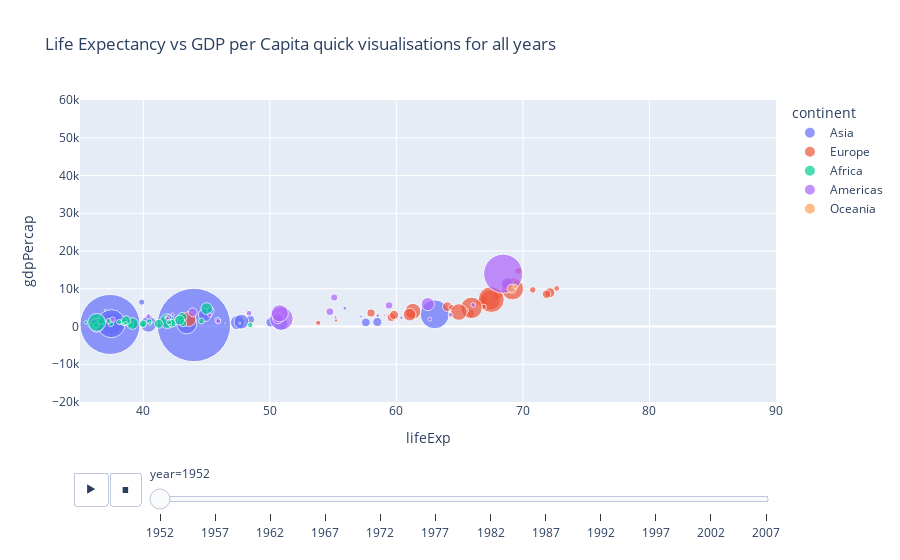

Notebook code cell kept with this figure:
### Code cell
# plot animation of above plot for all years
fig = px.scatter(gap , x = 'lifeExp' , y = 'gdpPercap' , color = 'continent' , size = 'pop', size_max=80 , hover_name = 'country' , range_x = [35 , 90] , range_y = [-20000 , 60000] , title = 'Life Expectancy vs GDP per Capita quick visualisations for all years' , animation_frame = 'year' , animation_group = 'country')
fig.show()

### Figure 1 — Plotly figure (JSON) as saved in the notebook; plotly's stock layout.template omitted (floating-point values rounded to 4 significant figures)
{"data": [{"hovertemplate": "<b>%{hovertext}</b><br><br>continent=Asia<br>year=1952<br>lifeExp=%{x}<br>gdpPercap=%{y}<br>pop=%{marker.size}<extra></extra>", "hovertext": ["Afghanistan", "Bahrain", "Bangladesh", "Cambodia", "China", "Hong Kong, China", "India", "Indonesia", "Iran", "Iraq", "Israel", "Japan", "Jordan", "Korea, Dem. Rep.", "Korea, Rep.", "Kuwait", "Lebanon", "Malaysia", "Mongolia", "Myanmar", "Nepal", "Oman", "Pakistan", "Philippines", "Saudi Arabia", "Singapore", "Sri Lanka", "Syria", "Taiwan", "Thailand", "Vietnam", "West Bank and Gaza", "Yemen, Rep."], "ids": ["Afghanistan", "Bahrain", "Bangladesh", "Cambodia", "China", "Hong Kong, China", "India", "Indonesia", "Iran", "Iraq", "Israel", "Japan", "Jordan", "Korea, Dem. Rep.", "Korea, Rep.", "Kuwait", "Lebanon", "Malaysia", "Mongolia", "Myanmar", "Nepal", "Oman", "Pakistan", "Philippines", "Saudi Arabia", "Singapore", "Sri Lanka", "Syria", "Taiwan", "Thailand", "Vietnam", "West Bank and Gaza", "Yemen, Rep."], "legendgroup": "Asia", "marker": {"color": "#636efa", "size": [8425333, 120447, 46886859, 4693836, 556263527, 2125900, 372000000, 82052000, 17272000, 5441766, 1620914, 86459025, 607914, 8865488, 20947571, 160000, 1439529, 6748378, 800663, 20092996, 9182536, 507833, 41346560, 22438691, 4005677, 1127000, 7982342, 3661549, 8550362, 21289402, 26246839, 1030585, 4963829], "sizemode": "area", "sizeref": 206000.0, "symbol": "circle"}, "mode": "markers", "name": "Asia", "orientation": "v", "showlegend": true, "type": "scatter", "x": [28.8, 50.94, 37.48, 39.42, 44.0, 60.96, 37.37, 37.47, 44.87, 45.32, 65.39, 63.03, 43.16, 50.06, 47.45, 55.56, 55.93, 48.46, 42.24, 36.32, 36.16, 37.58, 43.44, 47.75, 39.88, 60.4, 57.59, 45.88, 58.5, 50.85, 40.41, 43.16, 32.55], "xaxis": "x", "y": [779.4, 9867.0, 684.2, 368.5, 400.4, 3054.0, 546.6, 749.7, 3035.0, 4130.0, 4087.0, 3217.0, 1547.0, 1088.0, 1031.0, 108400.0, 4835.0, 1831.0, 786.6, 331.0, 545.9, 1828.0, 684.6, 1273.0, 6460.0, 2315.0, 1084.0, 1643.0, 1207.0, 757.8, 605.1, 1516.0, 781.7], "yaxis": "y"}, {"hovertemplate": "<b>%{hovertext}</b><br><br>continent=Europe<br>year=1952<br>lifeExp=%{x}<br>gdpPercap=%{y}<br>pop=%{marker.size}<extra></extra>", "hovertext": ["Albania", "Austria", "Belgium", "Bosnia and Herzegovina", "Bulgaria", "Croatia", "Czech Republic", "Denmark", "Finland", "France", "Germany", "Greece", "Hungary", "Iceland", "Ireland", "Italy", "Montenegro", "Netherlands", "Norway", "Poland", "Portugal", "Romania", "Serbia", "Slovak Republic", "Slovenia", "Spain", "Sweden", "Switzerland", "Turkey", "United Kingdom"], "ids": ["Albania", "Austria", "Belgium", "Bosnia and Herzegovina", "Bulgaria", "Croatia", "Czech Republic", "Denmark", "Finland", "France", "Germany", "Greece", "Hungary", "Iceland", "Ireland", "Italy", "Montenegro", "Netherlands", "Norway", "Poland", "Portugal", "Romania", "Serbia", "Slovak Republic", "Slovenia", "Spain", "Sweden", "Switzerland", "Turkey", "United Kingdom"], "legendgroup": "Europe", "marker": {"color": "#EF553B", "size": [1282697, 6927772, 8730405, 2791000, 7274900, 3882229, 9125183, 4334000, 4090500, 42459667, 69145952, 7733250, 9504000, 147962, 2952156, 47666000, 413834, 10381988, 3327728, 25730551, 8526050, 16630000, 6860147, 3558137, 1489518, 28549870, 7124673, 4815000, 22235677, 50430000], "sizemode": "area", "sizeref": 206000.0, "symbol": "circle"}, "mode": "markers", "name": "Europe", "orientation": "v", "showlegend": true, "type": "scatter", "x": [55.23, 66.8, 68.0, 53.82, 59.6, 61.21, 66.87, 70.78, 66.55, 67.41, 67.5, 65.86, 64.03, 72.49, 66.91, 65.94, 59.16, 72.13, 72.67, 61.31, 59.82, 61.05, 58.0, 64.36, 65.57, 64.94, 71.86, 69.62, 43.59, 69.18], "xaxis": "x", "y": [1601.0, 6137.0, 8343.0, 973.5, 2444.0, 3119.0, 6876.0, 9692.0, 6425.0, 7030.0, 7144.0, 3531.0, 5264.0, 7268.0, 5210.0, 4931.0, 2648.0, 8942.0, 10100.0, 4029.0, 3068.0, 3145.0, 3581.0, 5075.0, 4215.0, 3834.0, 8528.0, 14730.0, 1969.0, 9980.0], "yaxis": "y"}, {"hovertemplate": "<b>%{hovertext}</b><br><br>continent=Africa<br>year=1952<br>lifeExp=%{x}<br>gdpPercap=%{y}<br>pop=%{marker.size}<extra></extra>", "hovertext": ["Algeria", "Angola", "Benin", "Botswana", "Burkina Faso", "Burundi", "Cameroon", "Central African Republic", "Chad", "Comoros", "Congo, Dem. Rep.", "Congo, Rep.", "Cote d'Ivoire", "Djibouti", "Egypt", "Equatorial Guinea", "Eritrea", "Ethiopia", "Gabon", "Gambia", "Ghana", "Guinea", "Guinea-Bissau", "Kenya", "Lesotho", "Liberia", "Libya", "Madagascar", "Malawi", "Mali", "Mauritania", "Mauritius", "Morocco", "Mozambique", "Namibia", "Niger", "Nigeria", "Reunion", "Rwanda", "Sao Tome and Principe", "Senegal", "Sierra Leone", "Somalia", "South Africa", "Sudan", "Swaziland", "Tanzania", "Togo", "Tunisia", "Uganda", "Zambia", "Zimbabwe"], "ids": ["Algeria", "Angola", "Benin", "Botswana", "Burkina Faso", "Burundi", "Cameroon", "Central African Republic", "Chad", "Comoros", "Congo, Dem. Rep.", "Congo, Rep.", "Cote d'Ivoire", "Djibouti", "Egypt", "Equatorial Guinea", "Eritrea", "Ethiopia", "Gabon", "Gambia", "Ghana", "Guinea", "Guinea-Bissau", "Kenya", "Lesotho", "Liberia", "Libya", "Madagascar", "Malawi", "Mali", "Mauritania", "Mauritius", "Morocco", "Mozambique", "Namibia", "Niger", "Nigeria", "Reunion", "Rwanda", "Sao Tome and Principe", "Senegal", "Sierra Leone", "Somalia", "South Africa", "Sudan", "Swaziland", "Tanzania", "Togo", "Tunisia", "Uganda", "Zambia", "Zimbabwe"], "legendgroup": "Africa", "marker": {"color": "#00cc96", "size": [9279525, 4232095, 1738315, 442308, 4469979, 2445618, 5009067, 1291695, 2682462, 153936, 14100005, 854885, 2977019, 63149, 22223309, 216964, 1438760, 20860941, 420702, 284320, 5581001, 2664249, 580653, 6464046, 748747, 863308, 1019729, 4762912, 2917802, 3838168, 1022556, 516556, 9939217, 6446316, 485831, 3379468, 33119096, 257700, 2534927, 60011, 2755589, 2143249, 2526994, 14264935, 8504667, 290243, 8322925, 1219113, 3647735, 5824797, 2672000, 3080907], "sizemode": "area", "sizeref": 206000.0, "symbol": "circle"}, "mode": "markers", "name": "Africa", "orientation": "v", "showlegend": true, "type": "scatter", "x": [43.08, 30.02, 38.22, 47.62, 31.98, 39.03, 38.52, 35.46, 38.09, 40.72, 39.14, 42.11, 40.48, 34.81, 41.89, 34.48, 35.93, 34.08, 37.0, 30.0, 43.15, 33.61, 32.5, 42.27, 42.14, 38.48, 42.72, 36.68, 36.26, 33.69, 40.54, 50.99, 42.87, 31.29, 41.73, 37.44, 36.32, 52.72, 40.0, 46.47, 37.28, 30.33, 32.98, 45.01, 38.63, 41.41, 41.22, 38.6, 44.6, 39.98, 42.04, 48.45], "xaxis": "x", "y": [2449.0, 3521.0, 1063.0, 851.2, 543.3, 339.3, 1173.0, 1071.0, 1179.0, 1103.0, 780.5, 2126.0, 1389.0, 2670.0, 1419.0, 375.6, 328.9, 362.1, 4293.0, 485.2, 911.3, 510.2, 299.9, 853.5, 298.8, 575.6, 2388.0, 1443.0, 369.2, 452.3, 743.1, 1968.0, 1688.0, 468.5, 2424.0, 761.9, 1077.0, 2719.0, 493.3, 879.6, 1450.0, 879.8, 1136.0, 4725.0, 1616.0, 1148.0, 716.7, 859.8, 1468.0, 734.8, 1147.0, 406.9], "yaxis": "y"}, {"hovertemplate": "<b>%{hovertext}</b><br><br>continent=Americas<br>year=1952<br>lifeExp=%{x}<br>gdpPercap=%{y}<br>pop=%{marker.size}<extra></extra>", "hovertext": ["Argentina", "Bolivia", "Brazil", "Canada", "Chile", "Colombia", "Costa Rica", "Cuba", "Dominican Republic", "Ecuador", "El Salvador", "Guatemala", "Haiti", "Honduras", "Jamaica", "Mexico", "Nicaragua", "Panama", "Paraguay", "Peru", "Puerto Rico", "Trinidad and Tobago", "United States", "Uruguay", "Venezuela"], "ids": ["Argentina", "Bolivia", "Brazil", "Canada", "Chile", "Colombia", "Costa Rica", "Cuba", "Dominican Republic", "Ecuador", "El Salvador", "Guatemala", "Haiti", "Honduras", "Jamaica", "Mexico", "Nicaragua", "Panama", "Paraguay", "Peru", "Puerto Rico", "Trinidad and Tobago", "United States", "Uruguay", "Venezuela"], "legendgroup": "Americas", "marker": {"color": "#ab63fa", "size": [17876956, 2883315, 56602560, 14785584, 6377619, 12350771, 926317, 6007797, 2491346, 3548753, 2042865, 3146381, 3201488, 1517453, 1426095, 30144317, 1165790, 940080, 1555876, 8025700, 2227000, 662850, 157553000, 2252965, 5439568], "sizemode": "area", "sizeref": 206000.0, "symbol": "circle"}, "mode": "markers", "name": "Americas", "orientation": "v", "showlegend": true, "type": "scatter", "x": [62.48, 40.41, 50.92, 68.75, 54.74, 50.64, 57.21, 59.42, 45.93, 48.36, 45.26, 42.02, 37.58, 41.91, 58.53, 50.79, 42.31, 55.19, 62.65, 43.9, 64.28, 59.1, 68.44, 66.07, 55.09], "xaxis": "x", "y": [5911.0, 2677.0, 2109.0, 11370.0, 3940.0, 2144.0, 2627.0, 5587.0, 1398.0, 3522.0, 3048.0, 2428.0, 1840.0, 2195.0, 2899.0, 3478.0, 3112.0, 2480.0, 1952.0, 3759.0, 3082.0, 3023.0, 13990.0, 5717.0, 7690.0], "yaxis": "y"}, {"hovertemplate": "<b>%{hovertext}</b><br><br>continent=Oceania<br>year=1952<br>lifeExp=%{x}<br>gdpPercap=%{y}<br>pop=%{marker.size}<extra></extra>", "hovertext": ["Australia", "New Zealand"], "ids": ["Australia", "New Zealand"], "legendgroup": "Oceania", "marker": {"color": "#FFA15A", "size": [8691212, 1994794], "sizemode": "area", "sizeref": 206000.0, "symbol": "circle"}, "mode": "markers", "name": "Oceania", "orientation": "v", "showlegend": true, "type": "scatter", "x": [69.12, 69.39], "xaxis": "x", "y": [10040.0, 10560.0], "yaxis": "y"}], "layout": {"legend": {"itemsizing": "constant", "title": {"text": "continent"}, "tracegroupgap": 0}, "sliders": [{"active": 0, "currentvalue": {"prefix": "year="}, "len": 0.9, "pad": {"b": 10, "t": 60}, "steps": [{"args": [["1952"], {"frame": {"duration": 0, "redraw": false}, "fromcurrent": true, "mode": "immediate", "transition": {"duration": 0, "easing": "linear"}}], "label": "1952", "method": "animate"}, {"args": [["1957"], {"frame": {"duration": 0, "redraw": false}, "fromcurrent": true, "mode": "immediate", "transition": {"duration": 0, "easing": "linear"}}], "label": "1957", "method": "animate"}, {"args": [["1962"], {"frame": {"duration": 0, "redraw": false}, "fromcurrent": true, "mode": "immediate", "transition": {"duration": 0, "easing": "linear"}}], "label": "1962", "method": "animate"}, {"args": [["1967"], {"frame": {"duration": 0, "redraw": false}, "fromcurrent": true, "mode": "immediate", "transition": {"duration": 0, "easing": "linear"}}], "label": "1967", "method": "animate"}, {"args": [["1972"], {"frame": {"duration": 0, "redraw": false}, "fromcurrent": true, "mode": "immediate", "transition": {"duration": 0, "easing": "linear"}}], "label": "1972", "method": "animate"}, {"args": [["1977"], {"frame": {"duration": 0, "redraw": false}, "fromcurrent": true, "mode": "immediate", "transition": {"duration": 0, "easing": "linear"}}], "label": "1977", "method": "animate"}, {"args": [["1982"], {"frame": {"duration": 0, "redraw": false}, "fromcurrent": true, "mode": "immediate", "transition": {"duration": 0, "easing": "linear"}}], "label": "1982", "method": "animate"}, {"args": [["1987"], {"frame": {"duration": 0, "redraw": false}, "fromcurrent": true, "mode": "immediate", "transition": {"duration": 0, "easing": "linear"}}], "label": "1987", "method": "animate"}, {"args": [["1992"], {"frame": {"duration": 0, "redraw": false}, "fromcurrent": true, "mode": "immediate", "transition": {"duration": 0, "easing": "linear"}}], "label": "1992", "method": "animate"}, {"args": [["1997"], {"frame": {"duration": 0, "redraw": false}, "fromcurrent": true, "mode": "immediate", "transition": {"duration": 0, "easing": "linear"}}], "label": "1997", "method": "animate"}, {"args": [["2002"], {"frame": {"duration": 0, "redraw": false}, "fromcurrent": true, "mode": "immediate", "transition": {"duration": 0, "easing": "linear"}}], "label": "2002", "method": "animate"}, {"args": [["2007"], {"frame": {"duration": 0, "redraw": false}, "fromcurrent": true, "mode": "immediate", "transition": {"duration": 0, "easing": "linear"}}], "label": "2007", "method": "animate"}], "x": 0.1, "xanchor": "left", "y": 0, "yanchor": "top"}], "title": {"text": "Life Expectancy vs GDP per Capita quick visualisations for all years"}, "updatemenus": [{"buttons": [{"args": [null, {"frame": {"duration": 500, "redraw": false}, "fromcurrent": true, "mode": "immediate", "transition": {"duration": 500, "easing": "linear"}}], "label": "&#9654;", "method": "animate"}, {"args": [[null], {"frame": {"duration": 0, "redraw": false}, "fromcurrent": true, "mode": "immediate", "transition": {"duration": 0, "easing": "linear"}}], "label": "&#9724;", "method": "animate"}], "direction": "left", "pad": {"r": 10, "t": 70}, "showactive": false, "type": "buttons", "x": 0.1, "xanchor": "right", "y": 0, "yanchor": "top"}], "xaxis": {"anchor": "y", "domain": [0, 1], "range": [35, 90], "title": {"text": "lifeExp"}}, "yaxis": {"anchor": "x", "domain": [0, 1], "range": [-20000, 60000], "title": {"text": "gdpPercap"}}}}
